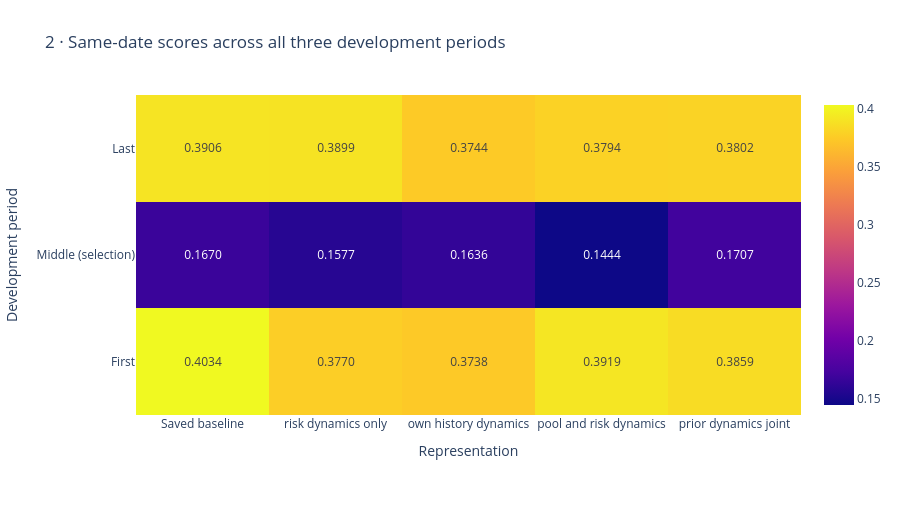

Here is the notebook cell this chart was saved with:
### Markdown cell above
## 2 · Temporal robustness

Compare each representation to the baseline on the same period. A win on only one period is not stable superiority.

### Code cell
figures[1].show(renderer='plotly_mimetype')

### Figure 1 — Plotly figure (JSON) as saved in the notebook; plotly's stock layout.template omitted (floating-point values rounded to 4 significant figures)
{"data": [{"texttemplate": "%{z:.4f}", "type": "heatmap", "x": ["Saved baseline", "risk dynamics only", "own history dynamics", "pool and risk dynamics", "prior dynamics joint"], "y": ["First", "Middle (selection)", "Last"], "z": [[0.4034, 0.377, 0.3738, 0.3919, 0.3859], [0.167, 0.1577, 0.1636, 0.1444, 0.1707], [0.3906, 0.3899, 0.3744, 0.3794, 0.3802]]}], "layout": {"height": 530, "legend": {"orientation": "h", "y": -0.25}, "margin": {"b": 115, "l": 85, "r": 45, "t": 95}, "title": {"text": "2 · Same-date scores across all three development periods"}, "xaxis": {"title": {"text": "Representation"}}, "yaxis": {"title": {"text": "Development period"}}}}
